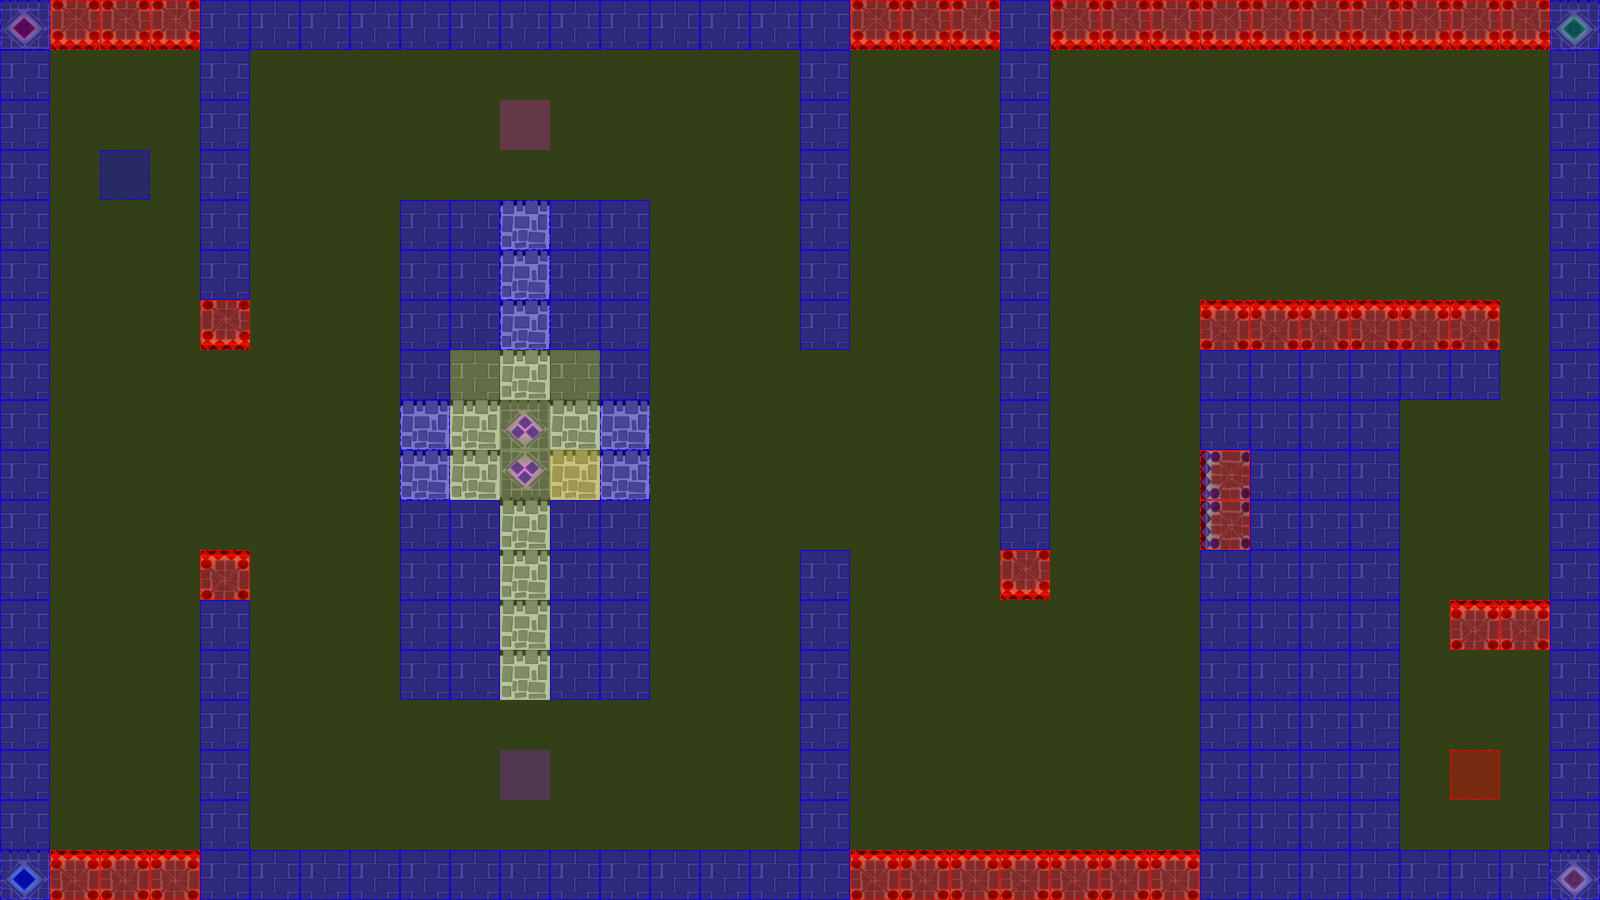

This is a level from a 2D game, rendered from its Tiled map with the project's own tilesets. A one-line summary and the map file follow, with tile-layer data summarised:
An orthogonal 32x18 tile map with 50x50 px tiles, 3 tile layers (terrain, collision, event), 2 tilesets.

<map version="1.0" orientation="orthogonal" renderorder="left-up" width="32" height="18" tilewidth="50" tileheight="50" nextobjectid="3">
 <tileset firstgid="1" name="castleTile" tilewidth="50" tileheight="50" tilecount="36" columns="6">
  <image source="tiles/castleTile.png" width="300" height="300" />
 </tileset>
 <tileset firstgid="37" name="collisionTile" tilewidth="50" tileheight="50" tilecount="12" columns="3">
  <image source="tiles/collisionTile.png" width="150" height="200" />
 </tileset>
 <layer name="terrain" width="32" height="18">
  <data>[576 cells, 231 non-empty, 10 distinct tile ids]</data>
 </layer>
 <layer name="collision" width="32" height="18">
  <data>[576 cells, 576 non-empty, 3 distinct tile ids]</data>
 </layer>
 <layer name="event" width="32" height="18">
  <data>[576 cells, 5 non-empty, 5 distinct tile ids]</data>
 </layer>
</map>
